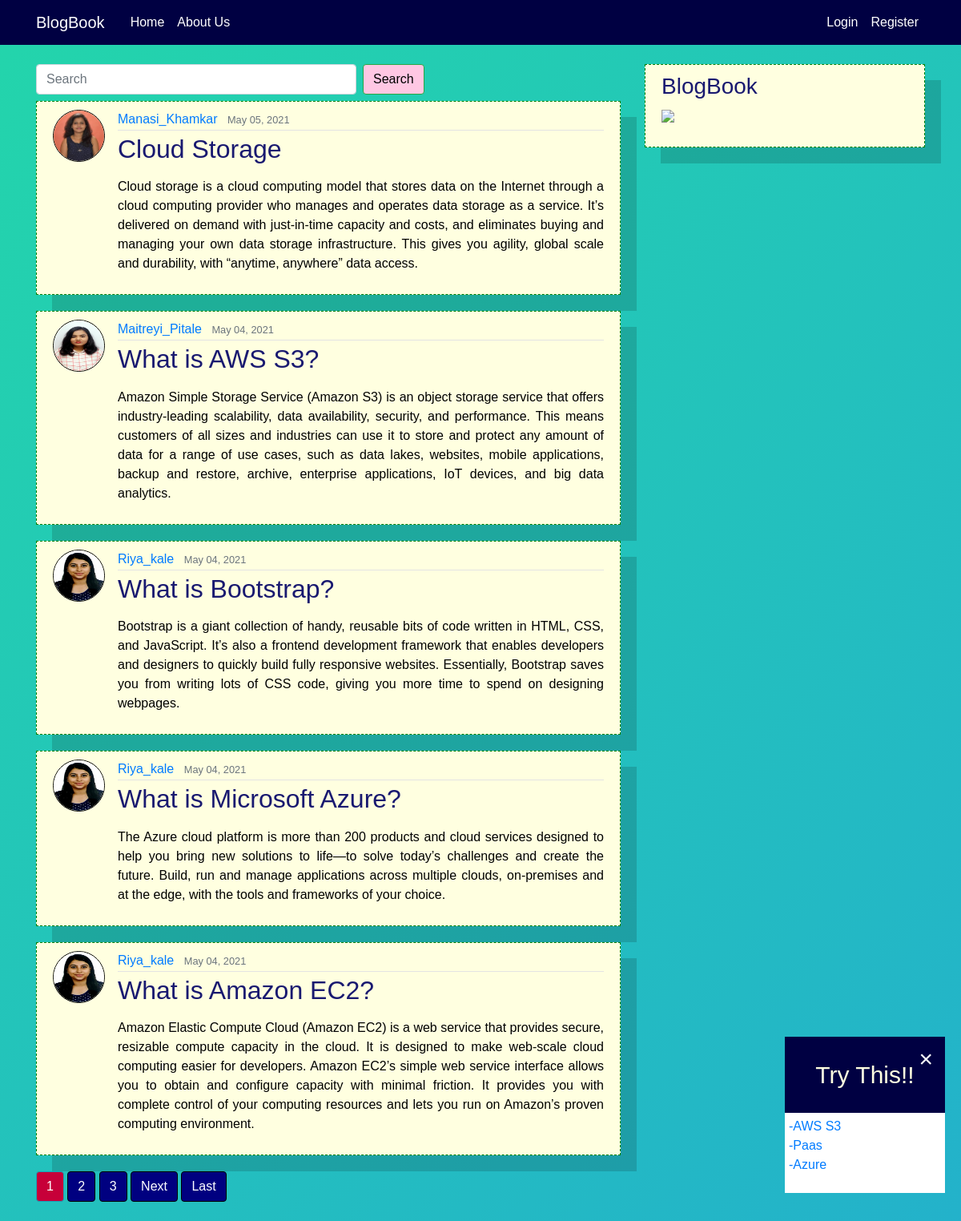
The page / on the database its author committed.
### blog/models.py (models this page shows, shortened)
class Post(models.Model):
    author = models.ForeignKey(
        settings.AUTH_USER_MODEL, on_delete=models.CASCADE)
    title = models.CharField(max_length=100)
    content = models.TextField()
    liked = models.ManyToManyField(
        settings.AUTH_USER_MODEL, blank=True, related_name='liked')
    date_posted = models.DateTimeField(default=timezone.now)
    objects = PostManager()
    class Meta:
        ordering = ('-date_posted', )

### users/models.py (models this page shows, shortened)
class Profile(models.Model):
    user = models.OneToOneField(User, on_delete=models.CASCADE)
    image = models.ImageField(default='default.jpg', upload_to='profile_pics')

### blog/views.py (the view)
# urls.py: path('', PostListView.as_view(), name='index'),
class PostListView(ListView):
    model = Post
    template_name = 'blog/index.html'
    context_object_name = 'posts'
    paginate_by = 5
    def get_queryset(self):
        try:
            keyword = self.request.GET['q']
        except:
            keyword = ''
        if (keyword != ''):
            object_list = self.model.objects.filter(
                Q(content__icontains=keyword) | Q(title__icontains=keyword))
        else:
            object_list = self.model.objects.all()
        return object_list

### blog/templates/blog/index.html (shortened to what this page needs)
{% extends "blog/base.html" %}
{% block content %}
<form class="form-inline my-2 my-lg-0 pb-2">
    <input class="form-control mr-sm-2" name="q" type="search" placeholder="Search" aria-label="Search" style="width: 400px">
    <input class="btn btn-success" type="submit" value="Search">
</form>
    {% for post in posts %}
        <article class="media content-section">
          <img class="rounded-circle article-img" src="{{ post.author.profile.image.url }}">
          <div class="media-body">
            <div class="article-metadata">
              <a class="mr-2" href="{% url 'user_posts' post.author.username %}">{{ post.author }}</a>
              <small class="text-muted">{{ post.date_posted|date:"F d, Y" }}</small>
            </div>
          <h2><a class="article-title" href="{% url 'post_detail' post.pk %}">{{ post.title }}</a></h2>
            <p class="article-content">{{ post.content|safe }}</p>
          </div>
        </article>
    {% endfor %}
    <div class="page">
    {% if is_paginated %}
      {% for num in page_obj.paginator.page_range %}
        {% if page_obj.number == num %}
          <a class="btn btn-info mb-4" href="?page={{ num }}">{{ num }}</a>
        {% elif num > page_obj.number|add:'-3' and num < page_obj.number|add:'3' %}
          <a class="btn btn-outline-info mb-4" href="?page={{ num }}">{{ num }}</a>
        {% endif %}
      {% endfor %}
      {% if page_obj.has_next %}
        <a class="btn btn-outline-info mb-4" href="?page={{ page_obj.next_page_number }}">Next</a>
        <a class="btn btn-outline-info mb-4" href="?page={{ page_obj.paginator.num_pages }}">Last</a>
      {% endif %}
    {% endif %}
  </div>
{% endblock content %}

### blog/templates/blog/base.html (shortened to what this page needs)
{% load static %}
<!DOCTYPE html>
<html>
<head>
  <link rel="stylesheet" href="https://maxcdn.bootstrapcdn.com/bootstrap/4.0.0/css/bootstrap.min.css"
>
  <link rel="stylesheet" href="https://use.fontawesome.com/releases/v5.6.3/css/all.css"
>
  <link rel="stylesheet" href="//cdn.jsdelivr.net/npm/medium-editor@latest/dist/css/medium-editor.min.css"
    type="text/css" media="screen" charset="utf-8">
  <link rel="stylesheet" type="text/css" href="{% static 'css/main.css' %}">
</head>
<body>
  <div class="callout">
  <div class="callout-header">Try This!!</div>
  <span class="closebtn" onclick="this.parentElement.style.display='none';">×</span>
  <div style="height:100px; width: 200px; "class="callout-container">
     <a href="/post/40/">-AWS S3</a><br>
     <a href="/post/34/">-Paas</a><br>
     <a href="/post/38/">-Azure</a><br>
  </div>
</div>
  <header class="site-header">
    <nav class="navbar navbar-expand-md navbar-dark bg-steel fixed-top">
      <div class="container">
        <a class="navbar-brand mr-4" href="{% url 'index' %}">BlogBook</a>
        <div class="collapse navbar-collapse" id="navbarToggle">
          <div class="navbar-nav mr-auto">
            <a class="nav-item nav-link" href="{% url 'index' %}">Home</a>
            <a class="nav-item nav-link" href="{% url 'about' %}">About Us</a>
          </div>
          <div class="navbar-nav">
            {% if user.is_authenticated %}
            <a class="nav-item nav-link" href="{% url 'post_create' %}">Add a Post</a>
            <a class="nav-item nav-link" href="{% url 'profile' %}">My Profile</a>
            <a class="nav-item nav-link" href="{% url 'logout' %}">Logout</a>
            {% else %}
            <a class="nav-item nav-link" href="{% url 'login' %}">Login</a>
            <a class="nav-item nav-link" href="{% url 'register' %}">Register</a>
            {% endif %}
          </div>
        </div>
      </div>
    </nav>
  </header>
  <main role="main" class="container">
    <div class="row">
      <div class="col-md-8">
        {% block content %}{% endblock %}
      </div>
      <div class="col-md-4">
        <div class="content-section">
          <h3>BlogBook</h3>
          <p class='text-muted'>
            <img src="https://i.gifer.com/KEBL.gif">
          </p>
        </div>
      </div>
    </div>
  </main>
</body>
</html>

### web/static/css/main.css (style rules this page uses)
body { background: linear-gradient(-45deg, #581845, #e73c7e, #23a6d5, #23d5ab); background-size: 400% 400%; animation: gradient 5s ease infinite; color: #333333; margin-top: 5rem; }
h1, h2, h3, h4, h5, h6 { color: #191970; }
.btn-info { background-color:#C70039 ; }
.navbar-brand { color:yellow; }
.btn-outline-info { color: white; border-color: black; background-color: #000080; }
.btn-success { color:black; background-color: #ffc7e3; }
.bg-steel { background-color: #000042; }
.site-header .navbar-nav .nav-link { color: white; }
.content-section { box-shadow: 20px 20px rgba(0,0,0,.15); background: #FFFFE0; padding: 10px 20px; border: 1px solid green; margin-bottom: 20px; color: #000000; text-align: justify; border-style: dashed; }
.article-title { color: #191970; }
.article-content { white-space: pre-line; }
.article-img { height: 65px; width: 65px; margin-right: 16px; border-color: black; border:1px solid black ; }
.article-metadata { padding-bottom: 1px; margin-bottom: 4px; border-bottom: 1px solid #e3e3e3 }

### blog/templates/blog/base.html (style rules this page uses)
body { font-family: Arial, Helvetica, sans-serif; }
.callout { position: fixed; bottom: 35px; right: 20px; margin-left: 20px; max-width: 300px; }
.callout-header { text-align: center; padding: 25px 15px; background: #000042; font-size: 30px; color: #FFFFE0;; }
.callout-container { padding: 5px; background-color: white; color: black; }
.closebtn { position: absolute; top: 5px; right: 15px; color: white; font-size: 30px; cursor: pointer; }

### rows shown on the page
Post: author.profile.image (picture), author "Manasi_Khamkar", date_posted "May 05, 2021", title "Cloud Storage", content "Cloud storage is a cloud computing model that stores data on the Internet through a cloud computing provider who manages and operates data storage as a service. It’s delivered on demand with just-in-time capacity and costs, and eliminates buying and managing your own data storage infrastructure. This gives you agility, global scale and durability, with “anytime, anywhere” data access."
Post: author.profile.image (picture), author "Maitreyi_Pitale", date_posted "May 04, 2021", title "What is AWS S3?", content "Amazon Simple Storage Service (Amazon S3) is an object storage service that offers industry-leading scalability, data availability, security, and performance. This means customers of all sizes and industries can use it to store and protect any amount of data for a range of use cases, such as data lakes, websites, mobile applications, backup and restore, archive, enterprise applications, IoT devices, and big data analytics."
Post: author.profile.image (picture), author "Riya_kale", date_posted "May 04, 2021", title "What is Bootstrap?", content "Bootstrap is a giant collection of handy, reusable bits of code written in HTML, CSS, and JavaScript. It’s also a frontend development framework that enables developers and designers to quickly build fully responsive websites. Essentially, Bootstrap saves you from writing lots of CSS code, giving you more time to spend on designing webpages."
Post: author.profile.image (picture), author "Riya_kale", date_posted "May 04, 2021", title "What is Microsoft Azure?", content "The Azure cloud platform is more than 200 products and cloud services designed to help you bring new solutions to life—to solve today’s challenges and create the future. Build, run and manage applications across multiple clouds, on-premises and at the edge, with the tools and frameworks of your choice."
Post: author.profile.image (picture), author "Riya_kale", date_posted "May 04, 2021", title "What is Amazon EC2?", content "Amazon Elastic Compute Cloud (Amazon EC2) is a web service that provides secure, resizable compute capacity in the cloud. It is designed to make web-scale cloud computing easier for developers. Amazon EC2’s simple web service interface allows you to obtain and configure capacity with minimal friction. It provides you with complete control of your computing resources and lets you run on Amazon’s proven computing environment."

### other values the page prints
{{ num }} "1"
{{ num }} "2" "3"
